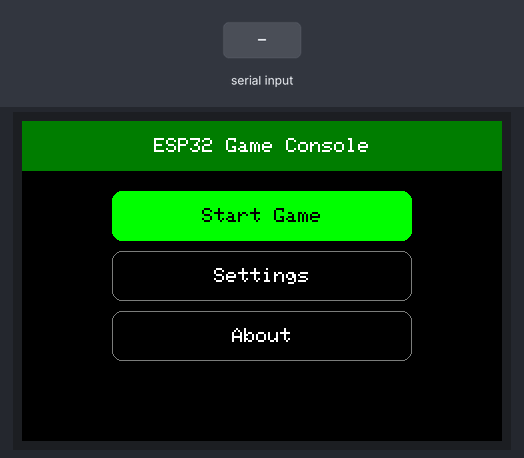
Bench run of a sketch on a simulated ESP32. Parts: 480×320 colour display. The inputs (shaded band) are chosen by the test bench.

Above: at 1.5 s.
1.6 s: "w" received over Serial
At 2.2 s:
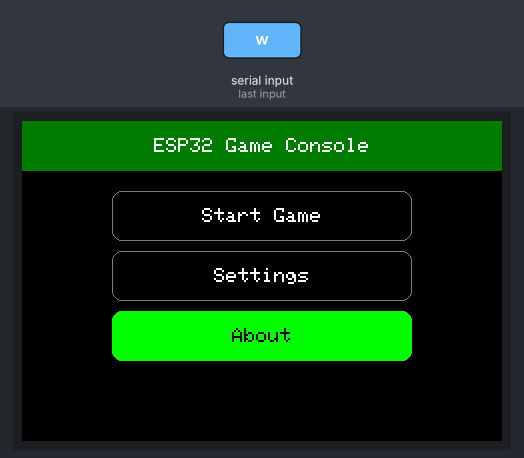
3.1 s: "d" received over Serial
At 4.2 s:
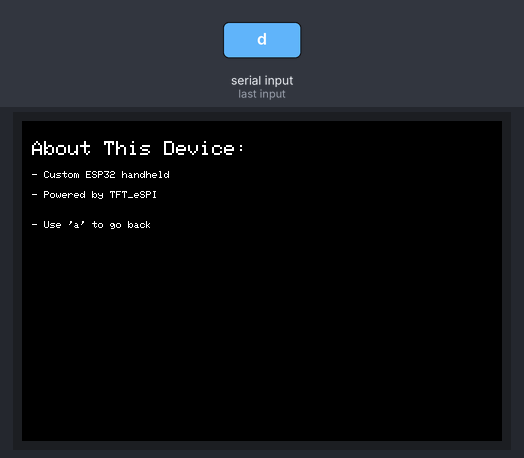
4.7 s: "a" received over Serial
At 6.0 s:
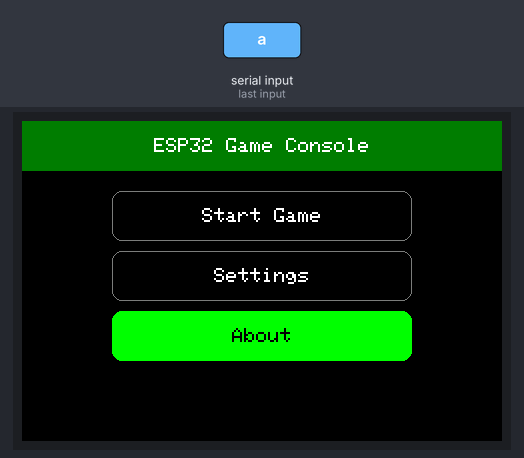
6.4 s: "w" received over Serial
At 7.0 s:
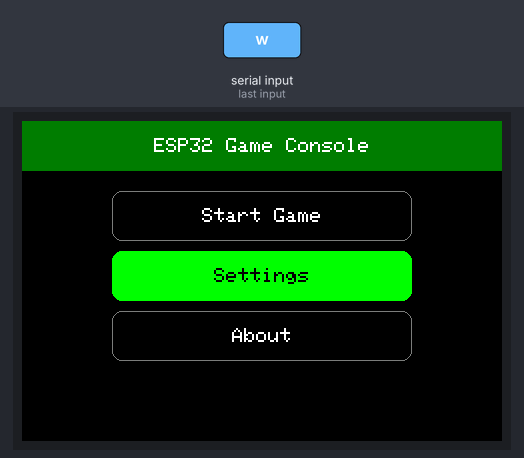
7.9 s: "w" received over Serial
At 8.2 s:
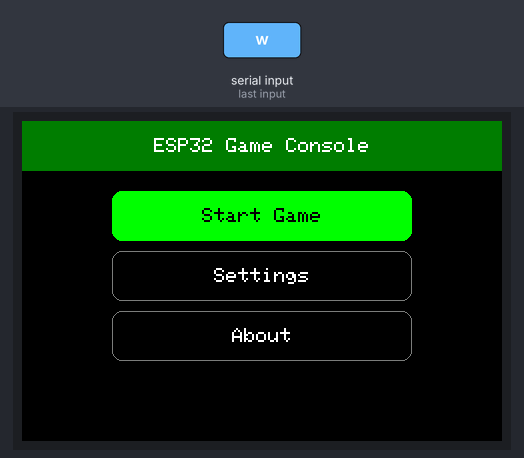
Timing chart, 0 to 10.4 s (numbered marks = the images above; inputs shaded):
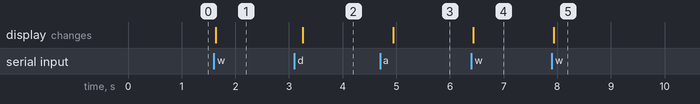

The sketch:

MyGameConsole.ino
```cpp
#include "Screen_Manager.h"
#include "Input.h"
#include "UI_Main_Menu.h"
#include "UI_About.h"
#include "TFT_Wrapper.h"

void setup() {
  Serial.begin(115200);
  tft_init();
  drawStaticUI();
  drawAllMenuItems();
}

void loop() {
  readInput();

  switch (currentScreen) {
    case SCREEN_HOME: homeScreenLoop(); break;
    case SCREEN_ABOUT: aboutScreenLoop(); break;
  }

  resetInput();
}
```

Input.cpp
```cpp
#include "Input.h"
#include <Arduino.h>

bool upPressed = false;
bool downPressed = false;
bool selectPressed = false;
bool backPressed = false;

void readInput() {
  if (Serial.available()) {
    char c = Serial.read();
    switch (c) {
      case 'w': upPressed = true; break;
      case 's': downPressed = true; break;
      case 'd': selectPressed = true; break;
      case 'a': backPressed = true; break;
    }
  }
}

void resetInput() {
  upPressed = false;
  downPressed = false;
  selectPressed = false;
  backPressed = false;
}
```

Input.h
```cpp
#pragma once

extern bool upPressed, downPressed, selectPressed, backPressed;

void readInput();
void resetInput();
```

Screen_Manager.cpp
```cpp
#include "Screen_Manager.h"
Screen currentScreen = SCREEN_HOME;
```

Screen_Manager.h
```cpp
#pragma once

enum Screen {
  SCREEN_HOME,
  SCREEN_ABOUT
};

extern Screen currentScreen;
```

TFT_Wrapper.cpp
```cpp
#include "TFT_Wrapper.h"

TFT_eSPI tft = TFT_eSPI();

void tft_init() {
  tft.init();
  tft.setRotation(3);
  tft.fillScreen(TFT_BLACK);
  tft.setTextDatum(MC_DATUM);
}

void drawStaticUI() {
  tft.fillRect(0, 0, SCREEN_WIDTH, 50, TFT_DARKGREEN);
  tft.setTextColor(TFT_WHITE, TFT_DARKGREEN);
  tft.setTextSize(2);
  tft.setTextDatum(MC_DATUM);
  tft.drawString("ESP32 Game Console", SCREEN_WIDTH / 2, 25);
}
```

TFT_Wrapper.h
```cpp
#pragma once
#include <TFT_eSPI.h>

extern TFT_eSPI tft;

const int SCREEN_WIDTH = 480;
const int SCREEN_HEIGHT = 320;

void tft_init();
void drawStaticUI();
```

UI_About.cpp
```cpp
#include "UI_About.h"
#include "Screen_Manager.h"
#include "TFT_Wrapper.h"
#include "UI_Main_Menu.h"
#include "Input.h"

void drawAboutScreen() {
  tft.fillScreen(TFT_BLACK);
  tft.setTextDatum(TL_DATUM);
  tft.setTextColor(TFT_WHITE);
  tft.setTextSize(2);
  tft.drawString("About This Device:", 10, 20);
  tft.setTextSize(1);
  tft.drawString("- Custom ESP32 handheld", 10, 50);
  tft.drawString("- Powered by TFT_eSPI", 10, 70);
  tft.drawString("- Use 'a' to go back", 10, 100);
}

void aboutScreenLoop() {
  if (backPressed) {
    currentScreen = SCREEN_HOME;
    tft.fillScreen(TFT_BLACK);
    drawStaticUI();
    drawAllMenuItems();
  }
}
```

UI_About.h
```cpp
#pragma once
void drawAboutScreen();
void aboutScreenLoop();
```

UI_Main_Menu.cpp
```cpp
#include "UI_Main_Menu.h"
#include "Screen_Manager.h"
#include "TFT_Wrapper.h"
#include "Input.h"
#include "UI_About.h"

const char* menuItems[] = { "Start Game", "Settings", "About" };
const int menuItemCount = sizeof(menuItems) / sizeof(menuItems[0]);

int selectedItem = 0;
int lastSelectedItem = -1;

void homeScreenLoop() {
  if (upPressed) {
    int newSel = (selectedItem - 1 + menuItemCount) % menuItemCount;
    updateMenuSelection(selectedItem, newSel);
    selectedItem = newSel;
  }
  if (downPressed) {
    int newSel = (selectedItem + 1) % menuItemCount;
    updateMenuSelection(selectedItem, newSel);
    selectedItem = newSel;
  }
  if (selectPressed && selectedItem == 2) {
    currentScreen = SCREEN_ABOUT;
    drawAboutScreen();
  }
}

void drawAllMenuItems() {
  for (int i = 0; i < menuItemCount; i++) {
    drawMenuItem(i, i == selectedItem);
  }
}

void updateMenuSelection(int oldSel, int newSel) {
  if (oldSel >= 0) drawMenuItem(oldSel, false);
  drawMenuItem(newSel, true);
}

void drawMenuItem(int index, bool selected) {
  int itemHeight = 50;
  int spacing = 10;
  int y = 70 + index * (itemHeight + spacing);
  int x = 90;
  int width = SCREEN_WIDTH - 2 * x;

  if (selected) {
    tft.fillRoundRect(x, y, width, itemHeight, 10, TFT_GREEN);
    tft.setTextColor(TFT_BLACK, TFT_GREEN);
  } else {
    tft.fillRoundRect(x, y, width, itemHeight, 10, TFT_BLACK);
    tft.drawRoundRect(x, y, width, itemHeight, 10, TFT_DARKGREY);
    tft.setTextColor(TFT_WHITE, TFT_BLACK);
  }

  tft.setTextSize(2);
  tft.setTextDatum(MC_DATUM);
  tft.drawString(menuItems[index], SCREEN_WIDTH / 2, y + itemHeight / 2);
}
```

UI_Main_Menu.h
```cpp
#pragma once

void homeScreenLoop();
void drawAllMenuItems();
void drawMenuItem(int index, bool selected);
void updateMenuSelection(int oldSel, int newSel);
```

Measured:
- after the input at 1.6 s, the display: changes at once (image 1)
- after the input at 3.1 s, the display: changes after 0.16 s (image 2)
- after the input at 4.7 s, the display: changes after 0.24 s (image 3)
- after the input at 6.4 s, the display: changes at once (image 4)
- after the input at 7.9 s, the display: changes at once (image 5)
